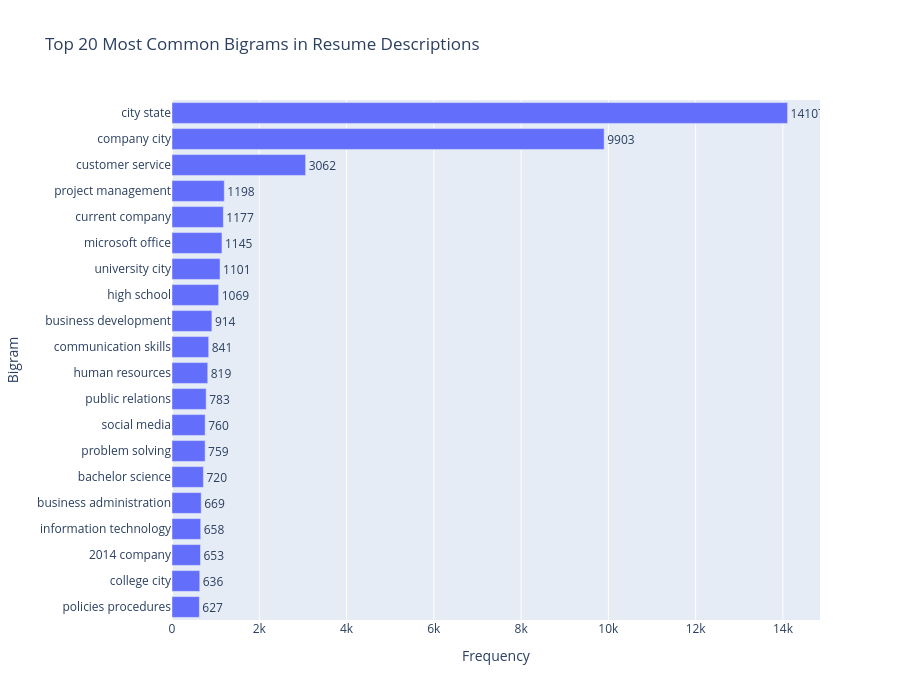

Here is the notebook cell this chart was saved with:
### Markdown cell above
### Resume Bigrams

### Code cell
text = resume_df["clean_description"].dropna().astype(str)

# bigram
vectorizer = CountVectorizer(
    stop_words="english",
    ngram_range=(2, 2),
    min_df=2
)

X = vectorizer.fit_transform(text)

bigram_counts = X.sum(axis=0).A1
bigrams = vectorizer.get_feature_names_out()

common_bigrams = (
    pd.DataFrame({
        "bigram": bigrams,
        "count": bigram_counts
    })
    .sort_values("count", ascending=False)
    .head(20)
)

fig = px.bar(
    common_bigrams.sort_values("count"),
    x="count",
    y="bigram",
    orientation="h",
    text="count",
    title="Top 20 Most Common Bigrams in Resume Descriptions",
    labels={
        "count": "Frequency",
        "bigram": "Bigram"
    }
)

fig.update_traces(textposition="outside")

fig.update_layout(
    width=900,
    height=700,
    yaxis=dict(categoryorder="total ascending")
)

fig.show()

### Figure 1 — Plotly figure (JSON) as saved in the notebook; plotly's stock layout.template omitted (floating-point values rounded to 4 significant figures)
{"data": [{"hovertemplate": "Frequency=%{text}<br>Bigram=%{y}<extra></extra>", "legendgroup": "", "marker": {"color": "#636efa", "pattern": {"shape": ""}}, "name": "", "orientation": "h", "showlegend": false, "text": [627.0, 636.0, 653.0, 658.0, 669.0, 720.0, 759.0, 760.0, 783.0, 819.0, 841.0, 914.0, 1069.0, 1101.0, 1145.0, 1177.0, 1198.0, 3062.0, 9903.0, 14110.0], "textposition": "outside", "type": "bar", "x": [627, 636, 653, 658, 669, 720, 759, 760, 783, 819, 841, 914, 1069, 1101, 1145, 1177, 1198, 3062, 9903, 14107], "xaxis": "x", "y": ["policies procedures", "college city", "2014 company", "information technology", "business administration", "bachelor science", "problem solving", "social media", "public relations", "human resources", "communication skills", "business development", "high school", "university city", "microsoft office", "current company", "project management", "customer service", "company city", "city state"], "yaxis": "y"}], "layout": {"barmode": "relative", "height": 700, "legend": {"tracegroupgap": 0}, "title": {"text": "Top 20 Most Common Bigrams in Resume Descriptions"}, "width": 900, "xaxis": {"anchor": "y", "domain": [0, 1], "title": {"text": "Frequency"}}, "yaxis": {"anchor": "x", "categoryorder": "total ascending", "domain": [0, 1], "title": {"text": "Bigram"}}}}
